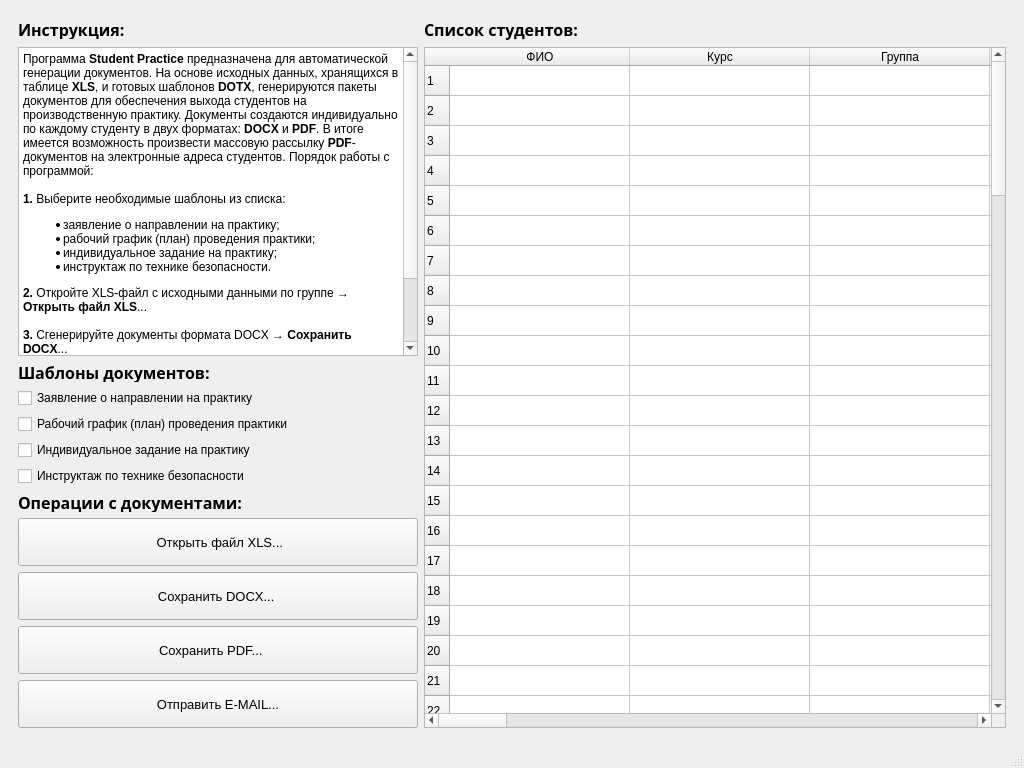
<?xml version="1.0" encoding="UTF-8"?>
<ui version="4.0">
 <class>MainWindow</class>
 <widget class="QMainWindow" name="MainWindow">
  <property name="enabled">
   <bool>true</bool>
  </property>
  <property name="geometry">
   <rect>
    <x>0</x>
    <y>0</y>
    <width>1024</width>
    <height>768</height>
   </rect>
  </property>
  <property name="windowTitle">
   <string>Student Practice - документы на практику</string>
  </property>
  <property name="windowIcon">
   <iconset>
    <normaloff>pic/window-icon.png</normaloff>pic/window-icon.png</iconset>
  </property>
  <widget class="QWidget" name="centralwidget">
   <layout class="QGridLayout" name="gridLayout_2">
    <item row="0" column="0">
     <widget class="QWidget" name="widget" native="true">
      <property name="sizePolicy">
       <sizepolicy hsizetype="Preferred" vsizetype="Preferred">
        <horstretch>0</horstretch>
        <verstretch>0</verstretch>
       </sizepolicy>
      </property>
      <layout class="QGridLayout" name="gridLayout">
       <item row="10" column="0">
        <widget class="QPushButton" name="pb_save_docx">
         <property name="sizePolicy">
          <sizepolicy hsizetype="Preferred" vsizetype="Fixed">
           <horstretch>0</horstretch>
           <verstretch>0</verstretch>
          </sizepolicy>
         </property>
         <property name="maximumSize">
          <size>
           <width>400</width>
           <height>48</height>
          </size>
         </property>
         <property name="font">
          <font>
           <pointsize>10</pointsize>
          </font>
         </property>
         <property name="layoutDirection">
          <enum>Qt::LeftToRight</enum>
         </property>
         <property name="text">
          <string> Сохранить DOCX...  </string>
         </property>
         <property name="icon">
          <iconset>
           <normaloff>pic/word-icon.png</normaloff>pic/word-icon.png</iconset>
         </property>
         <property name="iconSize">
          <size>
           <width>32</width>
           <height>32</height>
          </size>
         </property>
        </widget>
       </item>
       <item row="9" column="0">
        <widget class="QPushButton" name="pb_open_xls">
         <property name="sizePolicy">
          <sizepolicy hsizetype="Preferred" vsizetype="Fixed">
           <horstretch>0</horstretch>
           <verstretch>0</verstretch>
          </sizepolicy>
         </property>
         <property name="maximumSize">
          <size>
           <width>400</width>
           <height>48</height>
          </size>
         </property>
         <property name="font">
          <font>
           <pointsize>10</pointsize>
          </font>
         </property>
         <property name="text">
          <string> Открыть файл XLS...</string>
         </property>
         <property name="icon">
          <iconset>
           <normaloff>pic/excel-icon.png</normaloff>pic/excel-icon.png</iconset>
         </property>
         <property name="iconSize">
          <size>
           <width>32</width>
           <height>32</height>
          </size>
         </property>
        </widget>
       </item>
       <item row="12" column="0">
        <widget class="QPushButton" name="pb_send_email">
         <property name="sizePolicy">
          <sizepolicy hsizetype="Preferred" vsizetype="Fixed">
           <horstretch>0</horstretch>
           <verstretch>0</verstretch>
          </sizepolicy>
         </property>
         <property name="maximumSize">
          <size>
           <width>400</width>
           <height>48</height>
          </size>
         </property>
         <property name="font">
          <font>
           <pointsize>10</pointsize>
          </font>
         </property>
         <property name="layoutDirection">
          <enum>Qt::LeftToRight</enum>
         </property>
         <property name="text">
          <string>Отправить E-MAIL...</string>
         </property>
         <property name="icon">
          <iconset>
           <normaloff>pic/email-icon.png</normaloff>pic/email-icon.png</iconset>
         </property>
         <property name="iconSize">
          <size>
           <width>32</width>
           <height>32</height>
          </size>
         </property>
        </widget>
       </item>
       <item row="4" column="0">
        <widget class="QCheckBox" name="cb_01">
         <property name="text">
          <string>Заявление о направлении на практику</string>
         </property>
         <attribute name="buttonGroup">
          <string notr="true">bg</string>
         </attribute>
        </widget>
       </item>
       <item row="1" column="1" rowspan="12">
        <widget class="QTableWidget" name="tw">
         <property name="sizePolicy">
          <sizepolicy hsizetype="Preferred" vsizetype="Preferred">
           <horstretch>0</horstretch>
           <verstretch>0</verstretch>
          </sizepolicy>
         </property>
         <property name="font">
          <font>
           <pointsize>9</pointsize>
          </font>
         </property>
         <property name="mouseTracking">
          <bool>false</bool>
         </property>
         <attribute name="horizontalHeaderMinimumSectionSize">
          <number>30</number>
         </attribute>
         <attribute name="horizontalHeaderDefaultSectionSize">
          <number>180</number>
         </attribute>
         <attribute name="verticalHeaderMinimumSectionSize">
          <number>30</number>
         </attribute>
         <row>
          <property name="text">
           <string>1</string>
          </property>
         </row>
         <row>
          <property name="text">
           <string>2</string>
          </property>
         </row>
         <row>
          <property name="text">
           <string>3</string>
          </property>
         </row>
         <row>
          <property name="text">
           <string>4</string>
          </property>
         </row>
         <row>
          <property name="text">
           <string>5</string>
          </property>
         </row>
         <row>
          <property name="text">
           <string>6</string>
          </property>
         </row>
         <row>
          <property name="text">
           <string>7</string>
          </property>
         </row>
         <row>
          <property name="text">
           <string>8</string>
          </property>
         </row>
         <row>
          <property name="text">
           <string>9</string>
          </property>
         </row>
         <row>
          <property name="text">
           <string>10</string>
          </property>
         </row>
         <row>
          <property name="text">
           <string>11</string>
          </property>
         </row>
         <row>
          <property name="text">
           <string>12</string>
          </property>
         </row>
         <row>
          <property name="text">
           <string>13</string>
          </property>
         </row>
         <row>
          <property name="text">
           <string>14</string>
          </property>
         </row>
         <row>
          <property name="text">
           <string>15</string>
          </property>
         </row>
         <row>
          <property name="text">
           <string>16</string>
          </property>
         </row>
         <row>
          <property name="text">
           <string>17</string>
          </property>
         </row>
         <row>
          <property name="text">
           <string>18</string>
          </property>
         </row>
         <row>
          <property name="text">
           <string>19</string>
          </property>
         </row>
         <row>
          <property name="text">
           <string>20</string>
          </property>
         </row>
         <row>
          <property name="text">
           <string>21</string>
          </property>
         </row>
         <row>
          <property name="text">
           <string>22</string>
          </property>
         </row>
         <row>
          <property name="text">
           <string>23</string>
          </property>
         </row>
         <row>
          <property name="text">
           <string>24</string>
          </property>
         </row>
         <row>
          <property name="text">
           <string>25</string>
          </property>
         </row>
         <row>
          <property name="text">
           <string>26</string>
          </property>
         </row>
         <row>
          <property name="text">
           <string>27</string>
          </property>
         </row>
         <row>
          <property name="text">
           <string>28</string>
          </property>
         </row>
         <row>
          <property name="text">
           <string>29</string>
          </property>
         </row>
         <row>
          <property name="text">
           <string>30</string>
          </property>
         </row>
         <row>
          <property name="text">
           <string>31</string>
          </property>
         </row>
         <row>
          <property name="text">
           <string>32</string>
          </property>
         </row>
         <row>
          <property name="text">
           <string>33</string>
          </property>
         </row>
         <row>
          <property name="text">
           <string>34</string>
          </property>
         </row>
         <row>
          <property name="text">
           <string>35</string>
          </property>
         </row>
         <row>
          <property name="text">
           <string>36</string>
          </property>
         </row>
         <row>
          <property name="text">
           <string>37</string>
          </property>
         </row>
         <row>
          <property name="text">
           <string>38</string>
          </property>
         </row>
         <row>
          <property name="text">
           <string>39</string>
          </property>
         </row>
         <row>
          <property name="text">
           <string>40</string>
          </property>
         </row>
         <row>
          <property name="text">
           <string>41</string>
          </property>
         </row>
         <row>
          <property name="text">
           <string>42</string>
          </property>
         </row>
         <row>
          <property name="text">
           <string>43</string>
          </property>
         </row>
         <row>
          <property name="text">
           <string>44</string>
          </property>
         </row>
         <row>
          <property name="text">
           <string>45</string>
          </property>
         </row>
         <row>
          <property name="text">
           <string>46</string>
          </property>
         </row>
         <row>
          <property name="text">
           <string>47</string>
          </property>
         </row>
         <row>
          <property name="text">
           <string>48</string>
          </property>
         </row>
         <row>
          <property name="text">
           <string>49</string>
          </property>
         </row>
         <row>
          <property name="text">
           <string>50</string>
          </property>
         </row>
         <row>
          <property name="text">
           <string>51</string>
          </property>
         </row>
         <row>
          <property name="text">
           <string>52</string>
          </property>
         </row>
         <row>
          <property name="text">
           <string>53</string>
          </property>
         </row>
         <row>
          <property name="text">
           <string>54</string>
          </property>
         </row>
         <row>
          <property name="text">
           <string>55</string>
          </property>
         </row>
         <row>
          <property name="text">
           <string>56</string>
          </property>
         </row>
         <row>
          <property name="text">
           <string>57</string>
          </property>
         </row>
         <row>
          <property name="text">
           <string>58</string>
          </property>
         </row>
         <row>
          <property name="text">
           <string>59</string>
          </property>
         </row>
         <row>
          <property name="text">
           <string>60</string>
          </property>
         </row>
         <row>
          <property name="text">
           <string>61</string>
          </property>
         </row>
         <row>
          <property name="text">
           <string>62</string>
          </property>
         </row>
         <row>
          <property name="text">
           <string>63</string>
          </property>
         </row>
         <row>
          <property name="text">
           <string>64</string>
          </property>
         </row>
         <row>
          <property name="text">
           <string>65</string>
          </property>
         </row>
         <row>
          <property name="text">
           <string>66</string>
          </property>
         </row>
         <row>
          <property name="text">
           <string>67</string>
          </property>
         </row>
         <row>
          <property name="text">
           <string>68</string>
          </property>
         </row>
         <row>
          <property name="text">
           <string>69</string>
          </property>
         </row>
         <row>
          <property name="text">
           <string>70</string>
          </property>
         </row>
         <row>
          <property name="text">
           <string>71</string>
          </property>
         </row>
         <row>
          <property name="text">
           <string>72</string>
          </property>
         </row>
         <row>
          <property name="text">
           <string>73</string>
          </property>
         </row>
         <row>
          <property name="text">
           <string>74</string>
          </property>
         </row>
         <row>
          <property name="text">
           <string>75</string>
          </property>
         </row>
         <row>
          <property name="text">
           <string>76</string>
          </property>
         </row>
         <row>
          <property name="text">
           <string>77</string>
          </property>
         </row>
         <row>
          <property name="text">
           <string>78</string>
          </property>
         </row>
         <row>
          <property name="text">
           <string>79</string>
          </property>
         </row>
         <row>
          <property name="text">
           <string>80</string>
          </property>
         </row>
         <row>
          <property name="text">
           <string>81</string>
          </property>
         </row>
         <row>
          <property name="text">
           <string>82</string>
          </property>
         </row>
         <row>
          <property name="text">
           <string>83</string>
          </property>
         </row>
         <row>
          <property name="text">
           <string>84</string>
          </property>
         </row>
         <row>
          <property name="text">
           <string>85</string>
          </property>
         </row>
         <row>
          <property name="text">
           <string>86</string>
          </property>
         </row>
         <row>
          <property name="text">
           <string>87</string>
          </property>
         </row>
         <row>
          <property name="text">
           <string>88</string>
          </property>
         </row>
         <row>
          <property name="text">
           <string>89</string>
          </property>
         </row>
         <row>
          <property name="text">
           <string>90</string>
          </property>
         </row>
         <row>
          <property name="text">
           <string>91</string>
          </property>
         </row>
         <row>
          <property name="text">
           <string>92</string>
          </property>
         </row>
         <row>
          <property name="text">
           <string>93</string>
          </property>
         </row>
         <row>
          <property name="text">
           <string>94</string>
          </property>
         </row>
         <row>
          <property name="text">
           <string>95</string>
          </property>
         </row>
         <row>
          <property name="text">
           <string>96</string>
          </property>
         </row>
         <row>
          <property name="text">
           <string>97</string>
          </property>
         </row>
         <row>
          <property name="text">
           <string>98</string>
          </property>
         </row>
         <row>
          <property name="text">
           <string>99</string>
          </property>
         </row>
         <row>
          <property name="text">
           <string>100</string>
          </property>
         </row>
         <column>
          <property name="text">
           <string>ФИО</string>
          </property>
         </column>
         <column>
          <property name="text">
           <string>Курс</string>
          </property>
         </column>
         <column>
          <property name="text">
           <string>Группа</string>
          </property>
         </column>
         <column>
          <property name="text">
           <string>Форма</string>
          </property>
         </column>
         <column>
          <property name="text">
           <string>Телефон</string>
          </property>
         </column>
         <column>
          <property name="text">
           <string>e-mail</string>
          </property>
         </column>
         <column>
          <property name="text">
           <string>Часы</string>
          </property>
         </column>
         <column>
          <property name="text">
           <string>Начало</string>
          </property>
         </column>
         <column>
          <property name="text">
           <string>Конец</string>
          </property>
         </column>
         <column>
          <property name="text">
           <string>Заявление</string>
          </property>
         </column>
         <column>
          <property name="text">
           <string>Зав. кафедрой</string>
          </property>
         </column>
         <column>
          <property name="text">
           <string>Структурное подразделение</string>
          </property>
         </column>
         <column>
          <property name="text">
           <string>Место проведения практики</string>
          </property>
         </column>
         <column>
          <property name="text">
           <string>Адрес</string>
          </property>
         </column>
         <column>
          <property name="text">
           <string>Руководитель</string>
          </property>
         </column>
         <column>
          <property name="text">
           <string>Год</string>
          </property>
         </column>
         <column>
          <property name="text">
           <string>Дата №1</string>
          </property>
         </column>
         <column>
          <property name="text">
           <string>Дата №2</string>
          </property>
         </column>
         <column>
          <property name="text">
           <string>Дата №3</string>
          </property>
         </column>
         <column>
          <property name="text">
           <string>Дата №4</string>
          </property>
         </column>
         <column>
          <property name="text">
           <string>Дата №5</string>
          </property>
         </column>
         <column>
          <property name="text">
           <string>Дата №6</string>
          </property>
         </column>
         <column>
          <property name="text">
           <string>Дата №7</string>
          </property>
         </column>
         <column>
          <property name="text">
           <string>Дата №8</string>
          </property>
         </column>
        </widget>
       </item>
       <item row="8" column="0">
        <widget class="QLabel" name="label_04">
         <property name="maximumSize">
          <size>
           <width>402</width>
           <height>20</height>
          </size>
         </property>
         <property name="font">
          <font>
           <family>Trebuchet MS</family>
           <pointsize>12</pointsize>
           <weight>75</weight>
           <bold>true</bold>
          </font>
         </property>
         <property name="text">
          <string>Операции с документами:</string>
         </property>
        </widget>
       </item>
       <item row="3" column="0">
        <widget class="QLabel" name="label_03">
         <property name="maximumSize">
          <size>
           <width>402</width>
           <height>20</height>
          </size>
         </property>
         <property name="font">
          <font>
           <family>Trebuchet MS</family>
           <pointsize>12</pointsize>
           <weight>75</weight>
           <bold>true</bold>
          </font>
         </property>
         <property name="text">
          <string>Шаблоны документов:</string>
         </property>
        </widget>
       </item>
       <item row="6" column="0">
        <widget class="QCheckBox" name="cb_03">
         <property name="text">
          <string>Индивидуальное задание на практику</string>
         </property>
         <attribute name="buttonGroup">
          <string notr="true">bg</string>
         </attribute>
        </widget>
       </item>
       <item row="0" column="1">
        <widget class="QLabel" name="label_02">
         <property name="sizePolicy">
          <sizepolicy hsizetype="Minimum" vsizetype="Fixed">
           <horstretch>0</horstretch>
           <verstretch>0</verstretch>
          </sizepolicy>
         </property>
         <property name="font">
          <font>
           <family>Trebuchet MS</family>
           <pointsize>12</pointsize>
           <weight>75</weight>
           <bold>true</bold>
          </font>
         </property>
         <property name="text">
          <string>Список студентов:</string>
         </property>
        </widget>
       </item>
       <item row="11" column="0">
        <widget class="QPushButton" name="pb_save_pdf">
         <property name="sizePolicy">
          <sizepolicy hsizetype="Preferred" vsizetype="Fixed">
           <horstretch>0</horstretch>
           <verstretch>0</verstretch>
          </sizepolicy>
         </property>
         <property name="maximumSize">
          <size>
           <width>400</width>
           <height>48</height>
          </size>
         </property>
         <property name="font">
          <font>
           <pointsize>10</pointsize>
          </font>
         </property>
         <property name="layoutDirection">
          <enum>Qt::LeftToRight</enum>
         </property>
         <property name="text">
          <string> Сохранить PDF...     </string>
         </property>
         <property name="icon">
          <iconset>
           <normaloff>pic/pdf-icon.png</normaloff>pic/pdf-icon.png</iconset>
         </property>
         <property name="iconSize">
          <size>
           <width>32</width>
           <height>32</height>
          </size>
         </property>
        </widget>
       </item>
       <item row="0" column="0">
        <widget class="QLabel" name="label_01">
         <property name="maximumSize">
          <size>
           <width>402</width>
           <height>20</height>
          </size>
         </property>
         <property name="font">
          <font>
           <family>Trebuchet MS</family>
           <pointsize>12</pointsize>
           <weight>75</weight>
           <bold>true</bold>
          </font>
         </property>
         <property name="text">
          <string>Инструкция:</string>
         </property>
        </widget>
       </item>
       <item row="1" column="0" rowspan="2">
        <widget class="QTextBrowser" name="tb">
         <property name="sizePolicy">
          <sizepolicy hsizetype="Preferred" vsizetype="Preferred">
           <horstretch>0</horstretch>
           <verstretch>0</verstretch>
          </sizepolicy>
         </property>
         <property name="maximumSize">
          <size>
           <width>402</width>
           <height>16777215</height>
          </size>
         </property>
         <property name="html">
          <string>&lt;!DOCTYPE HTML PUBLIC &quot;-//W3C//DTD HTML 4.0//EN&quot; &quot;http://www.w3.org/TR/REC-html40/strict.dtd&quot;&gt;
&lt;html&gt;&lt;head&gt;&lt;meta name=&quot;qrichtext&quot; content=&quot;1&quot; /&gt;&lt;style type=&quot;text/css&quot;&gt;
p, li { white-space: pre-wrap; }
&lt;/style&gt;&lt;/head&gt;&lt;body style=&quot; font-family:'Noto Sans'; font-size:10pt; font-weight:400; font-style:normal;&quot;&gt;
&lt;p style=&quot; margin-top:0px; margin-bottom:0px; margin-left:0px; margin-right:0px; -qt-block-indent:0; text-indent:0px;&quot;&gt;&lt;span style=&quot; font-size:9pt;&quot;&gt;Программа &lt;/span&gt;&lt;span style=&quot; font-size:9pt; font-weight:600;&quot;&gt;Student Practice &lt;/span&gt;&lt;span style=&quot; font-size:9pt;&quot;&gt;предназначена для автоматической генерации документов. На основе исходных данных, хранящихся в таблице &lt;/span&gt;&lt;span style=&quot; font-size:9pt; font-weight:600;&quot;&gt;XLS&lt;/span&gt;&lt;span style=&quot; font-size:9pt;&quot;&gt;, и готовых шаблонов &lt;/span&gt;&lt;span style=&quot; font-size:9pt; font-weight:600;&quot;&gt;DOTX&lt;/span&gt;&lt;span style=&quot; font-size:9pt;&quot;&gt;, генерируются пакеты документов для обеспечения выхода студентов на производственную практику. Документы создаются индивидуально по каждому студенту в двух форматах: &lt;/span&gt;&lt;span style=&quot; font-size:9pt; font-weight:600;&quot;&gt;DOCX&lt;/span&gt;&lt;span style=&quot; font-size:9pt;&quot;&gt; и &lt;/span&gt;&lt;span style=&quot; font-size:9pt; font-weight:600;&quot;&gt;PDF&lt;/span&gt;&lt;span style=&quot; font-size:9pt;&quot;&gt;. В итоге имеется возможность произвести массовую рассылку &lt;/span&gt;&lt;span style=&quot; font-size:9pt; font-weight:600;&quot;&gt;PDF&lt;/span&gt;&lt;span style=&quot; font-size:9pt;&quot;&gt;-документов на электронные адреса студентов. Порядок работы с программой:&lt;/span&gt;&lt;/p&gt;
&lt;p style=&quot;-qt-paragraph-type:empty; margin-top:0px; margin-bottom:0px; margin-left:0px; margin-right:0px; -qt-block-indent:0; text-indent:0px; font-size:9pt;&quot;&gt;&lt;br /&gt;&lt;/p&gt;
&lt;p style=&quot; margin-top:0px; margin-bottom:0px; margin-left:0px; margin-right:0px; -qt-block-indent:0; text-indent:0px;&quot;&gt;&lt;span style=&quot; font-size:9pt; font-weight:600;&quot;&gt;1.&lt;/span&gt;&lt;span style=&quot; font-size:9pt;&quot;&gt; Выберите необходимые шаблоны из списка:&lt;/span&gt;&lt;/p&gt;
&lt;ul style=&quot;margin-top: 0px; margin-bottom: 0px; margin-left: 0px; margin-right: 0px; -qt-list-indent: 1;&quot;&gt;&lt;li style=&quot; font-size:9pt;&quot; style=&quot; margin-top:12px; margin-bottom:0px; margin-left:0px; margin-right:0px; -qt-block-indent:0; text-indent:0px;&quot;&gt;заявление о направлении на практику;&lt;/li&gt;
&lt;li style=&quot; font-size:9pt;&quot; style=&quot; margin-top:0px; margin-bottom:0px; margin-left:0px; margin-right:0px; -qt-block-indent:0; text-indent:0px;&quot;&gt;рабочий график (план) проведения практики;&lt;/li&gt;
&lt;li style=&quot; font-size:9pt;&quot; style=&quot; margin-top:0px; margin-bottom:0px; margin-left:0px; margin-right:0px; -qt-block-indent:0; text-indent:0px;&quot;&gt;индивидуальное задание на практику;&lt;/li&gt;&lt;/ul&gt;
&lt;ul style=&quot;margin-top: 0px; margin-bottom: 0px; margin-left: 0px; margin-right: 0px; -qt-list-indent: 1;&quot;&gt;&lt;li style=&quot; font-size:9pt;&quot; style=&quot; margin-top:0px; margin-bottom:12px; margin-left:0px; margin-right:0px; -qt-block-indent:0; text-indent:0px;&quot;&gt;инструктаж по технике безопасности.&lt;/li&gt;&lt;/ul&gt;
&lt;p style=&quot; margin-top:0px; margin-bottom:0px; margin-left:0px; margin-right:0px; -qt-block-indent:0; text-indent:0px;&quot;&gt;&lt;span style=&quot; font-size:9pt; font-weight:600;&quot;&gt;2.&lt;/span&gt;&lt;span style=&quot; font-size:9pt;&quot;&gt; Откройте XLS-файл с исходными данными по группе → &lt;/span&gt;&lt;span style=&quot; font-size:9pt; font-weight:600;&quot;&gt;Открыть файл XLS&lt;/span&gt;&lt;span style=&quot; font-size:9pt;&quot;&gt;...&lt;/span&gt;&lt;/p&gt;
&lt;p style=&quot;-qt-paragraph-type:empty; margin-top:0px; margin-bottom:0px; margin-left:0px; margin-right:0px; -qt-block-indent:0; text-indent:0px; font-size:9pt;&quot;&gt;&lt;br /&gt;&lt;/p&gt;
&lt;p style=&quot; margin-top:0px; margin-bottom:0px; margin-left:0px; margin-right:0px; -qt-block-indent:0; text-indent:0px;&quot;&gt;&lt;span style=&quot; font-size:9pt; font-weight:600;&quot;&gt;3.&lt;/span&gt;&lt;span style=&quot; font-size:9pt;&quot;&gt; Сгенерируйте документы формата DOCX → &lt;/span&gt;&lt;span style=&quot; font-size:9pt; font-weight:600;&quot;&gt;Сохранить DOCX&lt;/span&gt;&lt;span style=&quot; font-size:9pt;&quot;&gt;...&lt;/span&gt;&lt;/p&gt;
&lt;p style=&quot;-qt-paragraph-type:empty; margin-top:0px; margin-bottom:0px; margin-left:0px; margin-right:0px; -qt-block-indent:0; text-indent:0px; font-size:9pt;&quot;&gt;&lt;br /&gt;&lt;/p&gt;
&lt;p style=&quot; margin-top:0px; margin-bottom:0px; margin-left:0px; margin-right:0px; -qt-block-indent:0; text-indent:0px;&quot;&gt;&lt;span style=&quot; font-size:9pt; font-weight:600;&quot;&gt;4.&lt;/span&gt;&lt;span style=&quot; font-size:9pt;&quot;&gt; Сгенерируйте документы формата PDF → &lt;/span&gt;&lt;span style=&quot; font-size:9pt; font-weight:600;&quot;&gt;Сохранить PDF&lt;/span&gt;&lt;span style=&quot; font-size:9pt;&quot;&gt;...&lt;/span&gt;&lt;/p&gt;
&lt;p style=&quot;-qt-paragraph-type:empty; margin-top:0px; margin-bottom:0px; margin-left:0px; margin-right:0px; -qt-block-indent:0; text-indent:0px; font-size:9pt;&quot;&gt;&lt;br /&gt;&lt;/p&gt;
&lt;p style=&quot; margin-top:0px; margin-bottom:0px; margin-left:0px; margin-right:0px; -qt-block-indent:0; text-indent:0px;&quot;&gt;&lt;span style=&quot; font-size:9pt; font-weight:600;&quot;&gt;5.&lt;/span&gt;&lt;span style=&quot; font-size:9pt;&quot;&gt; Отправьте пакеты документов на электронные адреса студентов → &lt;/span&gt;&lt;span style=&quot; font-size:9pt; font-weight:600;&quot;&gt;Отправить E-MAIL&lt;/span&gt;&lt;span style=&quot; font-size:9pt;&quot;&gt;...&lt;/span&gt;&lt;/p&gt;
&lt;p style=&quot;-qt-paragraph-type:empty; margin-top:0px; margin-bottom:0px; margin-left:0px; margin-right:0px; -qt-block-indent:0; text-indent:0px; font-size:9pt;&quot;&gt;&lt;br /&gt;&lt;/p&gt;&lt;/body&gt;&lt;/html&gt;</string>
         </property>
        </widget>
       </item>
       <item row="5" column="0">
        <widget class="QCheckBox" name="cb_02">
         <property name="text">
          <string>Рабочий график (план) проведения практики</string>
         </property>
         <attribute name="buttonGroup">
          <string notr="true">bg</string>
         </attribute>
        </widget>
       </item>
       <item row="7" column="0">
        <widget class="QCheckBox" name="cb_04">
         <property name="text">
          <string>Инструктаж по технике безопасности</string>
         </property>
         <attribute name="buttonGroup">
          <string notr="true">bg</string>
         </attribute>
        </widget>
       </item>
      </layout>
     </widget>
    </item>
   </layout>
  </widget>
  <widget class="QStatusBar" name="statusbar"/>
 </widget>
 <resources/>
 <connections/>
 <buttongroups>
  <buttongroup name="bg">
   <property name="exclusive">
    <bool>false</bool>
   </property>
  </buttongroup>
 </buttongroups>
</ui>
